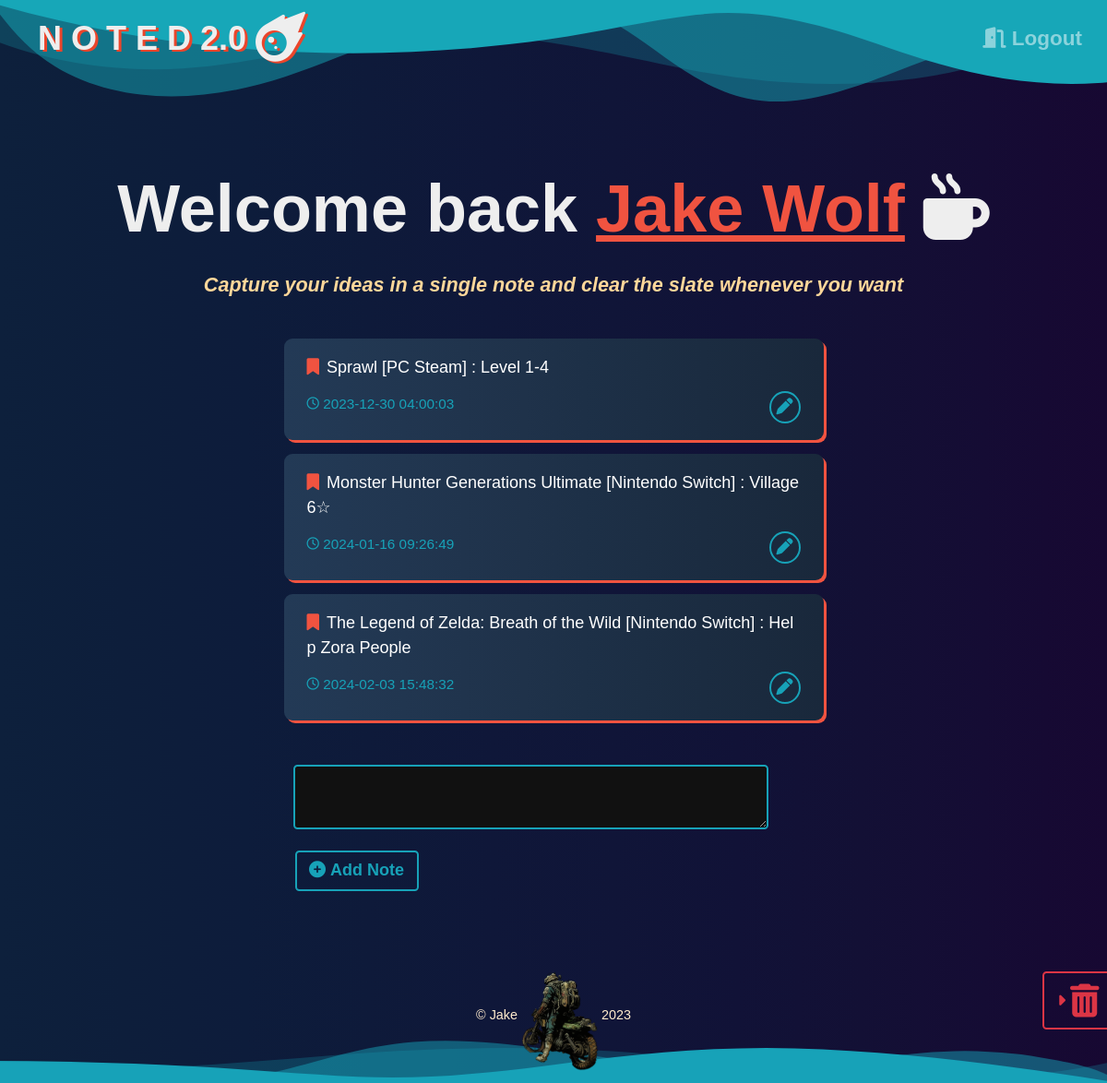
/ (signed in), run on an earlier commit of the app's database.
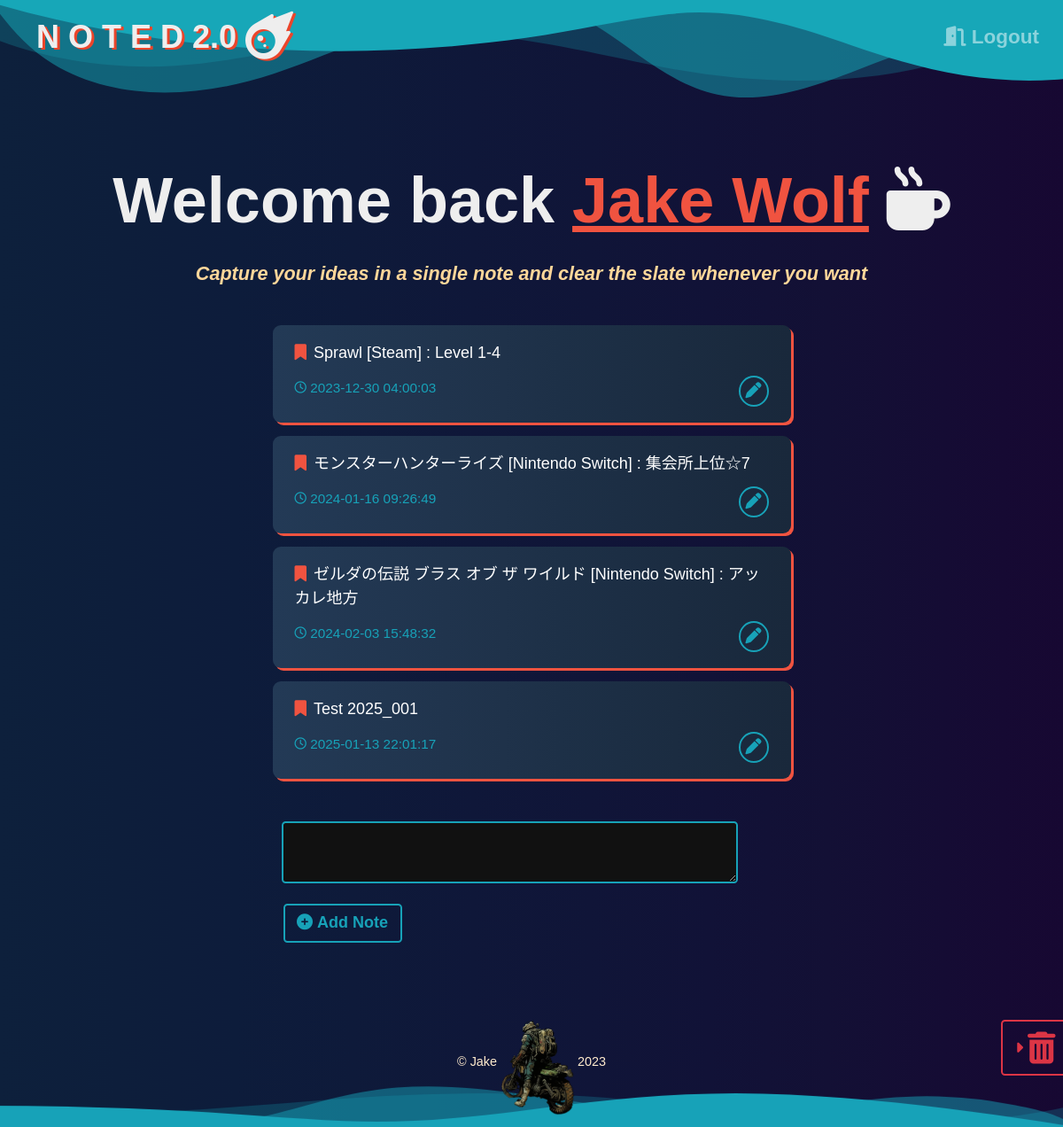
And on a later commit of the database.
### Website/models.py (models this page shows)
class Note(db.Model):
    id = db.Column(db.Integer, primary_key=True)
    user_id = db.Column(db.Integer, db.ForeignKey('user.id'))
    note_data = db.Column(db.String(10000))
    date = db.Column(db.DateTime(timezone=True), default=Current_Time)
    def formatted_time(self):
        return self.date.strftime('%Y-%m-%d %H:%M:%S')

### Website/views.py (the view, shortened to what this page needs)
@views.route('/', methods=['GET', 'POST'])
@login_required
def home():
    return render_template("home.html", user=current_user)

### Website/__init__.py (called while the page is built)
def create_app():
    app = Flask(__name__)
    app.config['SECRET_KEY'] = 'FUN AI'
    app.config['SQLALCHEMY_DATABASE_URI'] = f'sqlite:///{DB_NAME}'
    db.init_app(app)
    from .views import views
    from .auth import auth
    app.register_blueprint(views, url_prefix='/')
    app.register_blueprint(auth, url_prefix='/')
    from .models import User, Note
    create_database(app)
    login_manager = LoginManager()
    login_manager.login_view = 'auth.login'
    login_manager.login_message = u"Log In Required"
    login_manager.init_app(app)
    @login_manager.user_loader
    def load_user(id):
        return User.query.get(int(id))
    return app

### Website/Templates/home.html (shortened to what this page needs)
{% extends "base.html" %}
{% block content%}
    <h1 class="page_name_note">Welcome back <span class="user_name">{{ user.user_name }}</span>&nbsp;<i class="fa-solid fa-mug-hot"></i></h1>
    <br>
    <h1 class="page_info">Capture your ideas in a single note and clear the slate whenever you want</h1>
    <div class="notes">
        <ul class="list-group notegroup" id="notes">
            {% for note in user.notes %}
            <li class="list-group-item border-0 notelist">
                {{ note.note_data }}
                <br/>
                <div class="time_edit">
                    <form method="POST" action="/edit">
                        <text class="date" name="note_date">&nbsp;{{ note.formatted_time() }}</text>
                        <button class="btn edit_button"><i class="fa-solid fa-pen"></i></button>
                    </form>
                </div>
            </li>
            {% endfor %}
        </ul>
        <div class="add_note">
            <form method="POST" class="sumbit">
                <div class="add_note_textarea">
                    <textarea name="note" class="input"></textarea>
                </div>
                <div class="submit_note">
                    <button type="submit" class="btn btn-outline-info add_note"><i class="fa-solid fa-circle-plus"></i>&nbsp;Add Note</button>
                </div>
            </form>
        </div>
    </div>
    <div class="bin">
        {% if user.notes %}
        <a name= "bin" class="btn btn-outline-danger toggleDelete" href="/note_bin"><i class="fa-solid fa-caret-right"></i>&nbsp;<i class="fa-solid fa-trash-can fa-2xl bin_icon"></i>&nbsp;&nbsp;&nbsp;&nbsp;&nbsp;</a>
        {% endif %}
    </div>
{% endblock %}

What changed in the data, as far as the page shows it:
changed Note: note_data "Sprawl [PC Steam] : Level 1-4" → "Sprawl [Steam] : Level 1-4"
changed Note: note_data "Monster Hunter Generations Ultimate [Nintendo Switch] : Village 6☆" → "モンスターハンターライズ [Nintendo Switch] : 集会所上位☆7"
changed Note: note_data "The Legend of Zelda: Breath of the Wild [Nintendo Switch] : Help Zora People" → "ゼルダの伝説 ブラス オブ ザ ワイルド [Nintendo Switch] : アッカレ地方"
added Note: note_data "Test 2025_001", formatted_time "2025-01-13 22:01:17"
